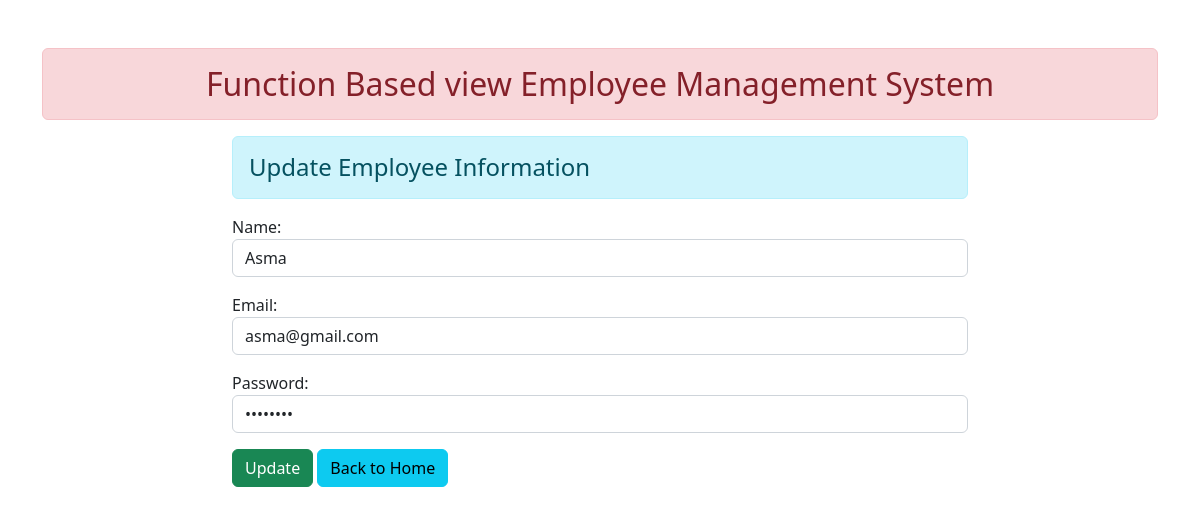
/31/, run on an earlier commit of the app's database.
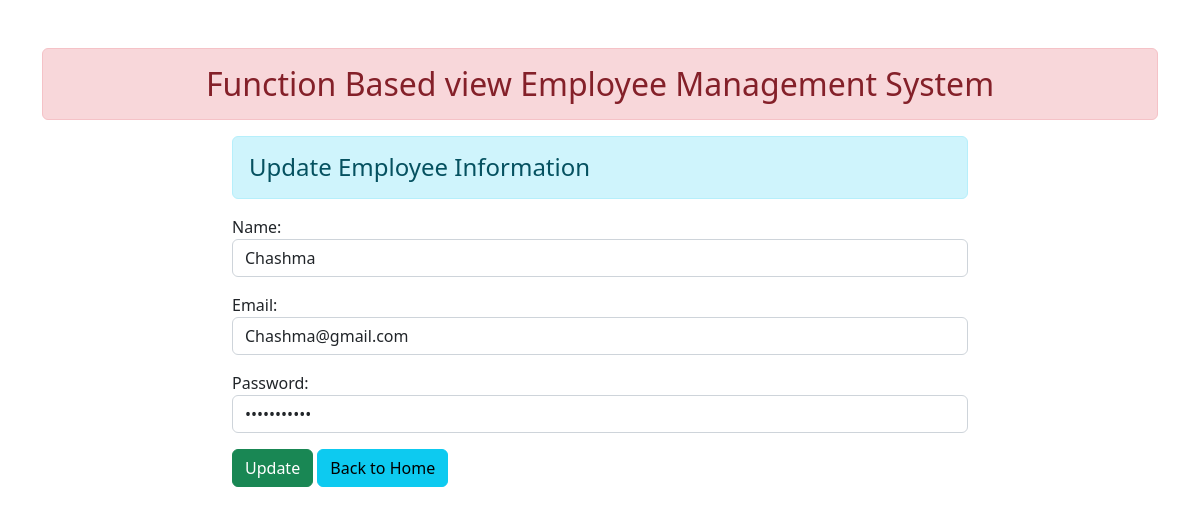
And on a later commit of the database.
### enroll/models.py (models this page shows)
class User(models.Model):
    name = models.CharField(max_length=70)
    email = models.EmailField(max_length=100)
    password = models.CharField(max_length=100)

### enroll/views.py (the view)
# urls.py: path('<int:id>/', views.update_data, name="updatedata"),
def update_data(request, id):
    if request.method == 'POST':
        pi = User.objects.get(pk=id)
        fm = StudentRegistration(request.POST, instance=pi)
        if fm.is_valid():
            fm.save()
    else:
        pi = User.objects.get(pk=id)
        fm = StudentRegistration(instance=pi)
    return render(request, 'enroll/updatestudent.html', {'form':fm})

### enroll/forms.py
class StudentRegistration(forms.ModelForm):
    class Meta:
        model = User
        fields = ['name', 'email', 'password']
        widgets = {
            'name': forms.TextInput(attrs={'class':'form-control'}),
            'email':forms.EmailInput(attrs={'class':'form-control'}),
            'password':forms.PasswordInput(render_value=True, attrs={'class':'form-control'}),
        }

### enroll/templates/enroll/updatestudent.html
{% extends 'enroll/base.html' %} {% block content %}
<div class="row">
    <div class="col-sm-8 offset-2">
        <h4 class="alert alert-info">Update Employee Information</h4>
        <form action="" method="post">
            {% csrf_token %} {{ form.as_p }}
            <input type="submit" class="btn btn-success" value="Update">
            <a href="{% url 'addandshow' %}" class="btn btn-info">Back to Home</a>
        </form>
    </div>
</div>
{% endblock content %}

What changed in the data, as far as the page shows it:
changed User: name "Asma" → "Chashma"; email "asma@gmail.com" → "Chashma@gmail.com"
